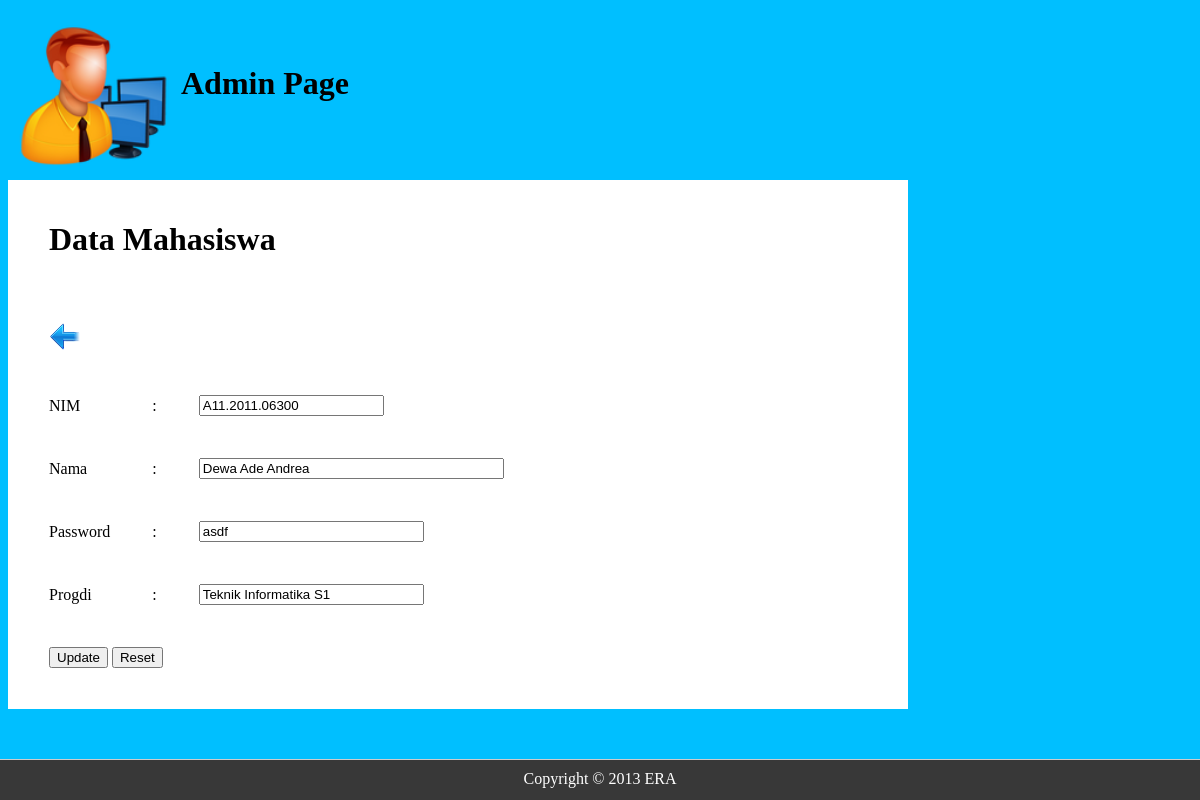
/formupdatemhs.php?id=2, run on the app's committed database.
### tables this page shows
CREATE TABLE IF NOT EXISTS `mhs` (
  `id` int(11) NOT NULL AUTO_INCREMENT,
  `NIM` varchar(20) NOT NULL,
  `Nama` varchar(50) NOT NULL,
  `Password` varchar(50) NOT NULL,
  `Progdi` varchar(50) NOT NULL,
  PRIMARY KEY (`id`)
);

### formupdatemhs.php (the view, shortened to what this page needs)
<html>
<head>
	<link rel="stylesheet" type="text/css" href="CSS/layout.css"/>
	<link rel="stylesheet" type="text/css" href="CSS/font.css"/>
	<link rel="stylesheet" type="text/css" href="CSS/element.css"/>
</head>
<body>
	<div id="container">
	<div id="header">
		<table border="0" cellspacing="10">
			<tr>
				<td><img src="Images/admin.png" width="150" height="150" /></td>
				<td><h1>Admin Page</h1></td>
			</tr>
		</table>
	</div>
	<div id="cpanel">
		<form action="updatemhs.php?id=<?php echo $_GET['id']; ?> " method="POST" name="formmhs" >
		<table border="0" cellspacing="40">
			<tr>
				<td colspan="3"><h1>Data Mahasiswa</h1></td>
			</tr>
			<tr>
				<td>
					<a href="tampilmhs.php" title="Kembali"><img src="Images/back.png" /></a>
				</td>
			</tr>
			<?php
				$id = $_GET['id'];
				$tampil = "SELECT * FROM mhs WHERE id='$id';";
				$querytampil = mysql_query($tampil);
				while($hasil = mysql_fetch_array($querytampil)) {
					$nim = $hasil['NIM'];
					$nama = $hasil['Nama'];
					$pass = $hasil['Password'];
					$progdi = $hasil['Progdi'];
			?>
					<tr>
						<td>NIM</td>
						<td>:</td>
						<td><input type="text" name="nim" value="<?php echo $nim; ?>" /></td>
					</tr>
					<tr>
						<td>Nama</td>
						<td>:</td>
						<td><input type="text" name="nama" size="35" value="<?php echo $nama; ?>" /></td>
					</tr>
					<tr>
						<td>Password</td>
						<td>:</td>
						<td><input type="text" name="pass" size="25" value="<?php echo $pass; ?>" /></td>
					</tr>
					<tr>
						<td>Progdi</td>
						<td>:</td>
						<td><input type="text" name="progdi" size="25" value="<?php echo $progdi; ?>"/></td>
					</tr>
					<tr>
						<td colspan="3">
						<input type="submit" name="update" value="Update" />
						<input type="reset" name="reset" value="Reset" />
						</td>
					</tr>
			<?php
				}
			?>
		</table>
		</form>
	</div>
	</div>
	<div id="footer">Copyright &copy; 2013 ERA</div>
</body>
</html>

### CSS/layout.css (style rules this page uses)
#container { margin: auto; width: 1200px; }
#footer { background-color: #383838; border-top: 1px solid #ccc; bottom: 0; color: #ffffff; height: 20px; padding: 10px; position: fixed; top: auto; left: 0; right: 0; z-index: 101; text-align:center; }
body { background-color: #00BFFF; }
#cpanel { background: white; margin-top: 0px; width: 900px; }

### CSS/element.css (style rules this page uses)
a:link { text-decoration: none; color: black; }

### data on the page
mhs: nim "A11.2011.06300", nama "Dewa Ade Andrea", pass "asdf", progdi "Teknik Informatika S1"
